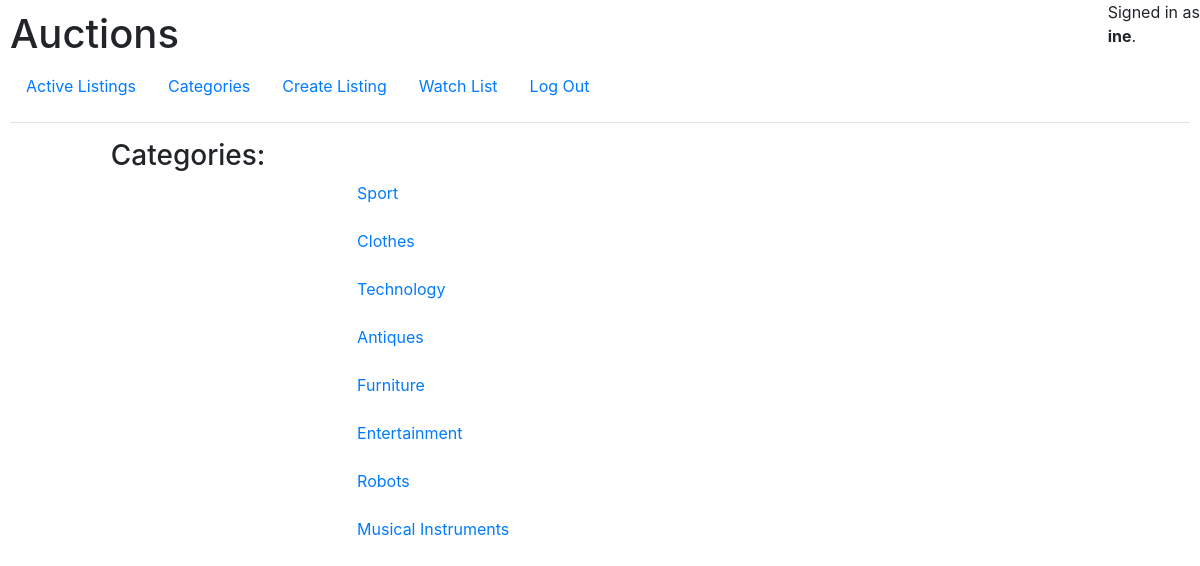
The app's page /categories (signed in) with its own data.
### auctions/models.py (models this page shows, shortened)
class User(AbstractUser):
    pass

class Category(models.Model):
    category_name =  models.CharField(max_length=100)

### auctions/views.py (the view)
# urls.py: path("categories", views.categories, name="categories"),
def categories(request):
    return render(request, "auctions/categories.html", { "categories": Category.objects.all()
    })

### auctions/templates/auctions/categories.html (shortened to what this page needs)
{% extends "auctions/layout.html" %}
{% load static %}
{% block body %}
    <h3> Categories:</h3>
    <div class="main col-7">
        <div class="container" style="margin-left:40%">
            {% for category in categories %}
                <div>
                    <a href="listing/{{ category.category_name }}">{{ category.category_name }}</a>
                </div><br>
            {% endfor %}
        </div>
    </div>
{% endblock %}

### auctions/templates/auctions/layout.html (shortened to what this page needs)
{% load static %}
<!DOCTYPE html>
<html lang="en">
    <head>
        <link rel="stylesheet" href="https://stackpath.bootstrapcdn.com/bootstrap/4.4.1/css/bootstrap.min.css">
        <link href="{% static 'auctions/styles.css' %}" rel="stylesheet">
    </head>
    <body>
        <h1>Auctions</h1>
        <div id="user" style="position:fixed; top:0; right:0;">
            {% if user.is_authenticated %}
                <div>
                    Signed in as
                </div>
                <strong>{{ user.username }}</strong>.
            {% else %}
                Not signed in.
            {% endif %}
        </div>
        <ul class="nav">
            <li class="nav-item">
                <a class="nav-link" href="{% url 'index' %}">Active Listings</a>
            </li>
            <li class="nav-item">
                <a class="nav-link" href="{% url 'categories' %}">Categories</a>
            </li>
            {% if user.is_authenticated %}
                <li class="nav-item">
                    <a class="nav-link" href="{% url 'createlisting' %}">Create Listing</a>
                </li>
                <li class="nav-item">
                    <a class="nav-link" href="{% url 'WatchList' user.id %}">Watch List</a>
                </li>
                <li class="nav-item">
                    <a class="nav-link" href="{% url 'logout' %}">Log Out</a>
                </li>
            {% endif %}
        </ul>
        <hr>
                <div class="row">
            <div class="sidebar col-lg-1 col-md-2">
            </div>
            <div class="main col-lg-10 col-md-8">
                {% block body %}
                {% endblock %}
            </div>
            <div class="sidebar col-lg-1 col-md-2">
            </div>
        </div>
    </body>
</html>

### auctions/static/auctions/styles.css (style rules this page uses)
body { padding: 10px; }
#user { position: absolute; top:0; right:0; }

### records on screen
User: username "ine"
Category: category_name "Sport"
Category: category_name "Clothes"
Category: category_name "Technology"
Category: category_name "Antiques"
Category: category_name "Furniture"
Category: category_name "Entertainment"
Category: category_name "Robots"
Category: category_name "Musical Instruments"
